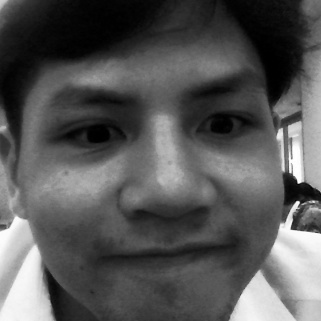
//> input picture code/create_training/user/user12.jpg, 321 x 321 px, given in place of the camera
$ ./main   (built with g++ and OpenCV 4)
//> lines starting //> are read from the running program, lines starting //| are printed output that depends on the picture; after the words box and inside, x2 and y2 are one past the last pixel; in counts of white or black regions, pixels touching at a corner belong together
#include <iostream>
#include <string.h>
#include <stdio.h>

#include "opencv2\objdetect.hpp"
#include "opencv2\videoio.hpp"
#include "opencv2\highgui.hpp"
#include "opencv2\imgproc.hpp"

//namesapce
using namespace std;
using namespace cv;

int main(){
    //capture video with camera 1
    VideoCapture vdo(0);
    int num=0;//id and num is number of image training
    char id[30], countt[30], path[100];
    printf("enter id");
    scanf("%s", id);
//> the answer given: user/user12.jpg

    //cascade and load
    String face_cascade_name = "haarcascade_frontalface_alt.xml";
    CascadeClassifier face_cascade;

    face_cascade.load(face_cascade_name);

    //loop frame-by-frame
    while(1){
        //define var frame type Mat
        Mat frame;


        //mem vdo to var frame
        vdo >> frame;
//> frame is the input picture: 321 rows x 321 cols, CV_8UC3; min 0, max 255, mean 86.4

        //define var faces type vector rectangle
        vector<Rect> faces;

        //convert frame to gray scale
        Mat gray;
        cvtColor(frame, gray, COLOR_BGR2GRAY);
        equalizeHist(gray, gray);
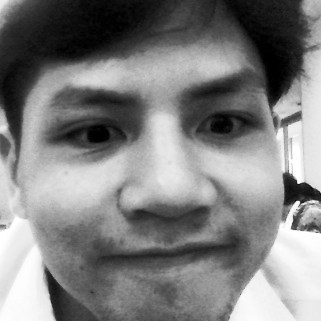
//> gray: 321 rows x 321 cols, CV_8UC1; min 0, max 255, mean 127.5

        //detection face
        face_cascade.detectMultiScale(gray, faces, 1.1, 2, 0|CASCADE_SCALE_IMAGE, Size(30, 30));
//> faces = 1 Rect (x, y, width, height): [25, 19, 275, 275]

        //loop draw rectangular
        for(size_t i=0;i<faces.size();i++){

            //point begin and end of faces
            Point f_begin(faces[i].x, faces[i].y);
            Point f_end(faces[i].x + faces[i].width , faces[i].y + faces[i].height);

            Rect crop = Rect(faces[i].x, faces[i].y, faces[i].width, faces[i].height);
            Mat cropimage = gray(crop);


            num++;
            sprintf(path, "user/user%d.jpg", num);
            imwrite(path, cropimage);

            waitKey(1);

            //draw rectangular
            rectangle(frame, f_begin, f_end, Scalar(0, 255, 0), 2);
        }
//> this loop made 1 pass
//> (f_end, crop) on pass 1: (Point(300, 294), Rect(25, 19, 275, 275))
//> pass 1, `Mat cropimage = gray(crop);`:
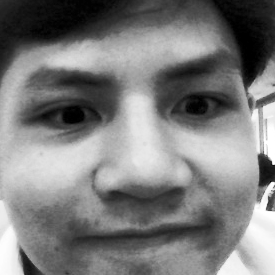
//> cropimage: 275 rows x 275 cols, CV_8UC1; min 0, max 255, mean 124.7
//> after the loop:
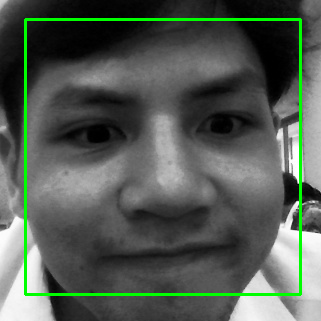
//> frame: 321 rows x 321 cols, CV_8UC3; 3.2% of pixels changed, all inside (x1, y1, x2, y2) = (24, 18, 302, 296)
//> after the loop, num = 1; path = "user/user1.jpg"
        imshow("face", frame);

        if (num >= 20) break;
        waitKey(1);


    }
    return 0;
}
